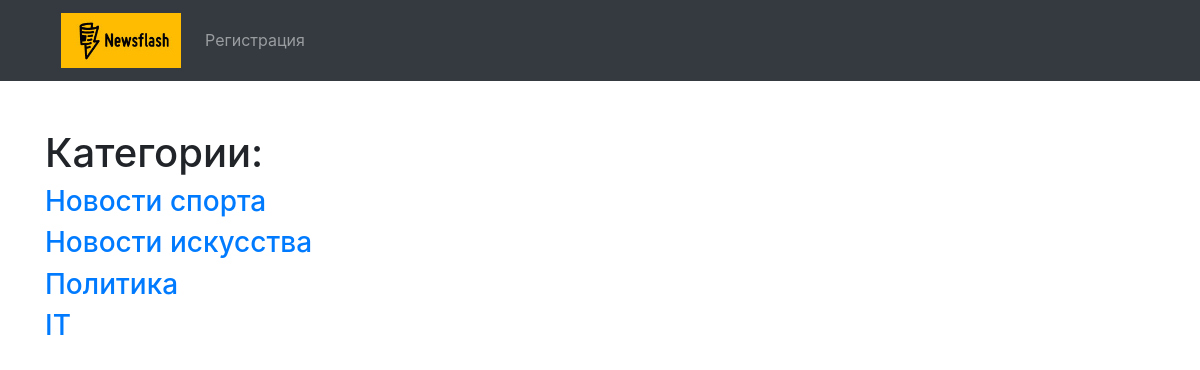
The page /categories/ on the database as committed earlier.
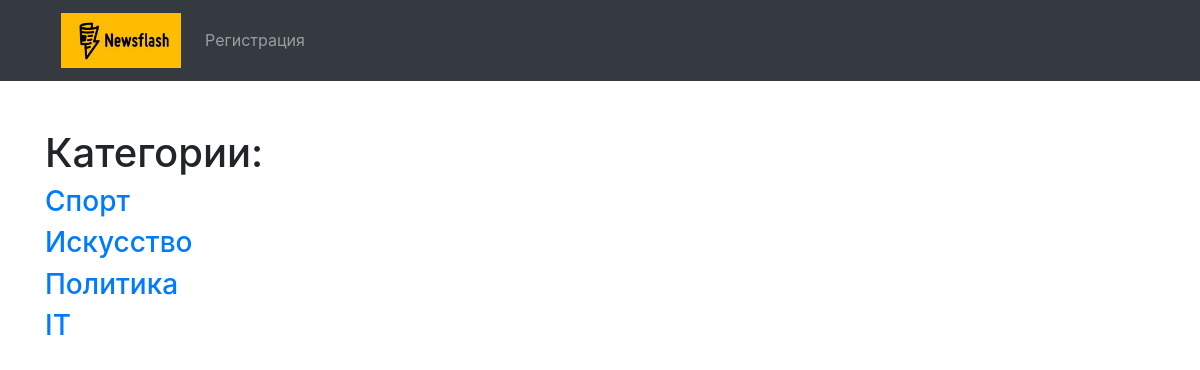
The same page on the database as committed later.
### news_portal/models.py (models this page shows, shortened)
class Tag(models.Model):
    title = models.CharField(max_length=150, db_index=True)
    slug = models.SlugField(max_length=150, unique=True)
    def get_absolute_url(self):
        return reverse('category_detail_url', kwargs={'slug': self.slug})

### news_portal/views.py (the view)
# urls.py: path('categories/', categories_list, name="categories_list_url"),
def categories_list(request):
    categories = Tag.objects.all()
    return render(request, 'news_portal/categories_list.html', context={"categories": categories})

### news_portal/templates/news_portal/categories_list.html (shortened to what this page needs)
{% extends 'news_portal/base_news.html' %}
{% block content %}
  <div class="col-sm-12">
    <h1>Категории: </h1>
    {% for category in categories %}
      <h3><a href="{{ category.get_absolute_url }}">{{ category.title }}</a></h3>
    {% endfor %}
  </div>
{% endblock %}

Rows that differ between the two databases and show on the page:
changed Tag: title "Новости спорта" → "Спорт"
changed Tag: title "Новости искусства" → "Искусство"
